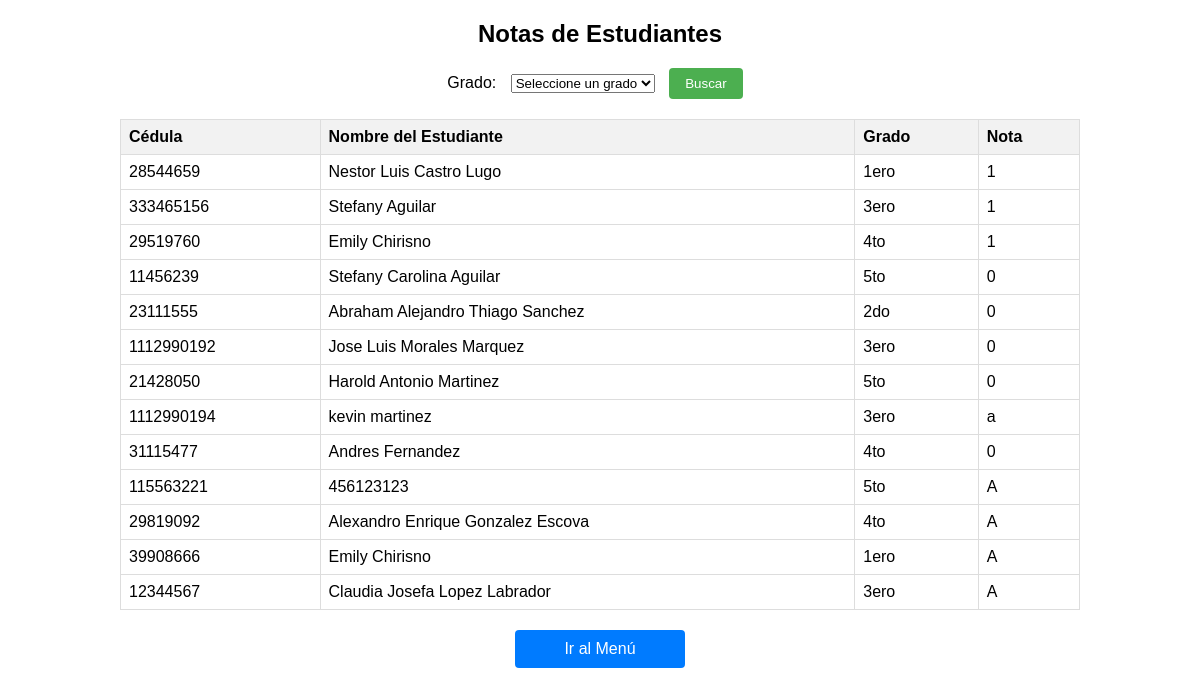
Page /milesimaprueba.php on the committed database.
### tables this page shows
CREATE TABLE `inscripciones` (
  `cedula` int(8) NOT NULL,
  `nombre_estudiante` varchar(50) NOT NULL,
  `nombre_representante` varchar(50) NOT NULL,
  `telefono` varchar(11) NOT NULL,
  `email` varchar(100) NOT NULL,
  `grado` varchar(60) NOT NULL,
  `fecha_nacimiento` date NOT NULL,
  `sexo` varchar(20) NOT NULL,
  `fecha` timestamp NOT NULL DEFAULT current_timestamp(),
  `direccion` text NOT NULL,
  `acta` varchar(50) NOT NULL,
  `fotorep` varchar(30) NOT NULL,
  `fotoest` varchar(50) NOT NULL,
  `vacuna` varchar(50) NOT NULL,
  `certificado` varchar(50) NOT NULL,
  `cardio` varchar(50) NOT NULL,
  `edad` varchar(2) NOT NULL,
  `observacion` text NOT NULL,
  `id_docente` int(8) NOT NULL
);

CREATE TABLE `notas` (
  `id` int(11) NOT NULL,
  `cedula` int(8) NOT NULL,
  `nota` varchar(1) NOT NULL
);

### milesimaprueba.php (the view, shortened to what this page needs)
<?php
$servername = "localhost";
$username = "root";
$password = "";
$database = "inscripcion";
$conn = new mysqli($servername, $username, $password, $database);
$grado = isset($_GET['grado']) ? $_GET['grado'] : "";
$sql = "SELECT e.cedula, e.nombre_estudiante, e.grado, n.nota
        FROM inscripciones e
        JOIN notas n ON e.cedula = n.cedula
        WHERE (e.grado = '$grado' OR '$grado' = '')";
$result = $conn->query($sql);
?>
<!DOCTYPE html>
<html lang="es">
<head>
</head>
<body>
<h2>Notas de Estudiantes</h2>
<form method="get" action="">
    <label for="grado">Grado:</label>
    <select name="grado" id="grado">
        <option value="">Seleccione un grado</option>
    </select>
    <button type="submit">Buscar</button>
</form>
<table>
    <tr>
        <th>Cédula</th>
        <th>Nombre del Estudiante</th>
        <th>Grado</th>
        <th>Nota</th>
    </tr>
    <?php
    if ($result->num_rows > 0) {
        while ($row = $result->fetch_assoc()) {
            echo "<tr>";
            echo "<td>" . $row["cedula"] . "</td>";
            echo "<td>" . $row["nombre_estudiante"] . "</td>";
            echo "<td>" . $row["grado"] . "</td>";
            echo "<td>" . $row["nota"] . "</td>";
            echo "</tr>";
        }
    } else {
        echo "<tr><td colspan='4'>No se encontraron resultados</td></tr>";
    }
    ?>
</table>
<a href="menu3.html" style="display: block; width: 150px; margin: 20px auto; padding: 10px; text-align: center; background-color: #007bff; color: white; text-decoration: none; border-radius: 4px;">Ir al Menú</a>
</body>
</html>

### milesimaprueba.php (style rules this page uses)
body { font-family: Arial, sans-serif; margin: 0; padding: 0; }
h2 { text-align: center; margin-top: 20px; }
table { border-collapse: collapse; width: 80%; margin: 20px auto; }
th, td { border: 1px solid #dddddd; text-align: left; padding: 8px; }
th { background-color: #f2f2f2; }
form { text-align: center; margin-bottom: 20px; }
label, select, button { margin-right: 10px; }
button { padding: 8px 16px; background-color: #4CAF50; color: white; border: none; border-radius: 4px; cursor: pointer; }

### rows in the picture
inscripciones: cedula "28544659", nombre_estudiante "Nestor Luis Castro Lugo", grado "1ero", notas.nota "1"
inscripciones: cedula "333465156", nombre_estudiante "Stefany Aguilar", grado "3ero", notas.nota "1"
inscripciones: cedula "29519760", nombre_estudiante "Emily Chirisno", grado "4to", notas.nota "1"
inscripciones: cedula "11456239", nombre_estudiante "Stefany Carolina Aguilar", grado "5to", notas.nota "0"
inscripciones: cedula "23111555", nombre_estudiante "Abraham Alejandro Thiago Sanchez", grado "2do", notas.nota "0"
inscripciones: cedula "1112990192", nombre_estudiante "Jose Luis Morales Marquez", grado "3ero", notas.nota "0"
inscripciones: cedula "21428050", nombre_estudiante "Harold Antonio Martinez", grado "5to", notas.nota "0"
inscripciones: cedula "1112990194", nombre_estudiante "kevin martinez", grado "3ero", notas.nota "a"
inscripciones: cedula "31115477", nombre_estudiante "Andres Fernandez", grado "4to", notas.nota "0"
inscripciones: cedula "115563221", nombre_estudiante "456123123", grado "5to", notas.nota "A"
inscripciones: cedula "29819092", nombre_estudiante "Alexandro Enrique Gonzalez Escova", grado "4to", notas.nota "A"
inscripciones: cedula "39908666", nombre_estudiante "Emily Chirisno", grado "1ero", notas.nota "A"
inscripciones: cedula "12344567", nombre_estudiante "Claudia Josefa Lopez Labrador", grado "3ero", notas.nota "A"
